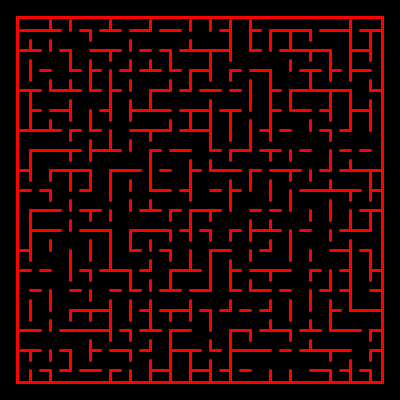
Frame 1 (no input)
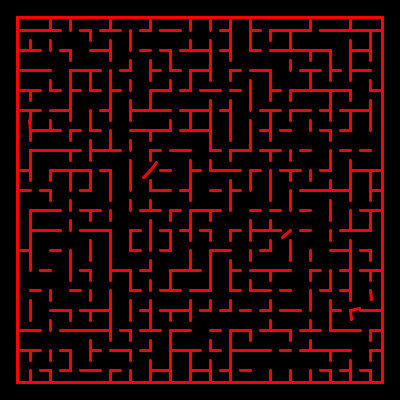
Frame 60 (the mouse pressed at the canvas centre just before this capture)
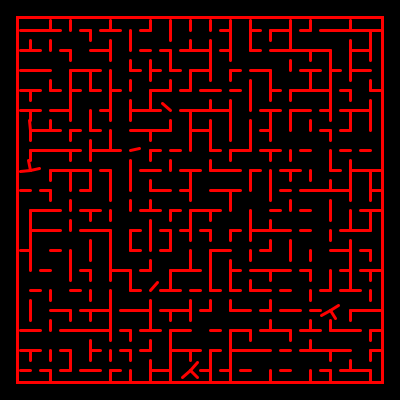
Frame 120 (the mouse held since frame 60 and released just before this capture)

The Processing sketch that drew these frames (run headless with seeded random() and noise(); from frame 60 on, the mouse is pressed at the canvas centre):

// Processing sketch: processing_1924
// ── processing_1924.pde

porte[] portes = new porte[0];

void setup(){
  size(400,400);strokeWeight(3);
  background(0); stroke(255,0,0); noFill();
  for(int a=1;a<19;a++){
    for(int b=1;b<19;b++){
      new porte(a*20+10, b*20+10);
    } 
  }
}

void draw(){
  background(0);rect(17,17,365,365);
  for(int a=0;a<portes.length;a++){
    portes[a].dessine(millis());
  }
}

class porte{
  int x, y;
  float moving=0;
  int lastmove = millis()+int(random(10000));
  float an;
  float[] moves = new float[0];
  clapet[] clapets = new clapet[0];
  porte  (int _x, int _y){
    an =  int(random(4))*90; 
    x=_x; 
    y=_y; 
    int n=0;
    for(int a=0;a<4;a++){
      if((n<3 && random(2)<1) || ( n==0 && a==3 )){
        n++; 
        clapets = (clapet[]) append(clapets, new clapet((a*90)));
      }
    }
    portes = (porte[]) append(portes, this);
  }
  void dessine(int m){
    for(int a=0;a<clapets.length;a++){ 
      clapets[a].dessine(x,y, an);
    }
    if(moves.length!=0){
      an = moves[0];
       moves = subset(moves, 1); 
    } 
    else { 
      if(m>lastmove){
        lastmove = m+10000;
        moves = getMoves(an);
      }
    }
  }
}

class clapet{
  float an;
  clapet(float _a){
    an=_a;
  }
  void dessine(int x,int y, float _an){ 
    float nx = x+cos(radians(int(an+_an)))*10;
    float ny = y+sin(radians(int(an+_an)))*10;
    line(x,y,nx,ny);
  }
}

float plusoumoins(float c){
  if(random(10)<5){
    return -c;
  } 
  else {
    return c;
  }
}

float[] getMoves(float an){
  float an2 = an+ (plusoumoins(90));
  float[] m = new float[12];
  float pas = 90/12.0;
  for(int a=0;a<12;a++){
    m[a]= ((an+pas*(a+1)));
  } 
  return m;
}
